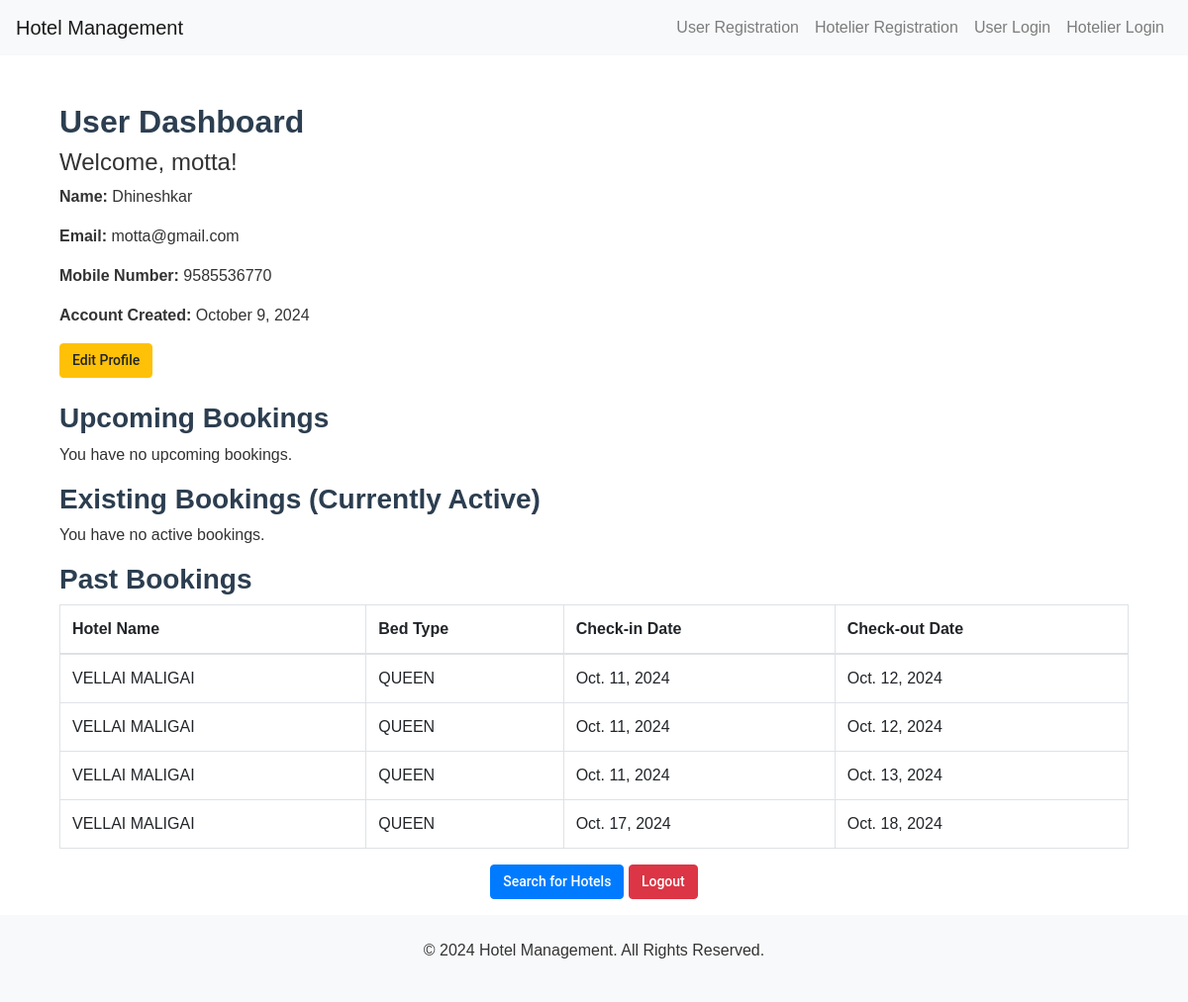
Screenshot of /user/dashboard/ (signed in) with the database file from the repository.
### hotel/models.py (models this page shows, shortened)
class CustomUser(AbstractUser):
    name=models.CharField(max_length=255)
    mobile_number = models.CharField(max_length=15)
    gmail_id = models.EmailField(max_length=254)
    is_hotelier = models.BooleanField(default=False)

class Booking(models.Model):
    user = models.ForeignKey(CustomUser, on_delete=models.CASCADE)
    room = models.ForeignKey(Room, on_delete=models.CASCADE)
    check_in = models.DateField()
    check_out = models.DateField()
    num_members = models.IntegerField(default=1)

class Room(models.Model):
    SINGLE = 'Single'
    DOUBLE = 'Double'
    KING = 'King'
    QUEEN = 'Queen'
    BED_TYPE_CHOICES = [
        (SINGLE, 'Single'),
        (DOUBLE, 'Double'),
        (KING, 'King'),
        (QUEEN, 'Queen'),
    ]
    hotel = models.ForeignKey(Hotel, on_delete=models.CASCADE,default=1)
    price = models.IntegerField()
    max_members = models.IntegerField()
    amenities = models.TextField()
    total_rooms = models.IntegerField(default=0)
    room_number = models.CharField(max_length=50,default='None')
    bed_type = models.CharField(max_length=50,choices=BED_TYPE_CHOICES, null=False, blank=False)
    image = models.ImageField(upload_to='rooms/')

class Hotel(models.Model):
    name = models.CharField(max_length=100)
    location = models.CharField(max_length=255)
    ratings = models.DecimalField(max_digits=3, decimal_places=1)
    hotel_facilities = models.TextField(null=True, blank=True)
    image = models.ImageField(upload_to='hotels/')
    hotelier = models.ForeignKey(CustomUser, on_delete=models.CASCADE,default=1)

### hotel/views.py (the view)
# urls.py: path('user/dashboard/', views.user_dashboard, name='user_dashboard'),
def user_dashboard(request):
    bookings = Booking.objects.filter(user=request.user)
    current_date = timezone.now().date()
    existing_bookings = bookings.filter(check_in__lte=current_date, check_out__gte=current_date)
    upcoming_bookings = bookings.filter(check_in__gte=current_date)
    past_bookings = bookings.filter(check_out__lt=current_date)
    return render(request, 'user_dashboard.html', {
       'upcoming_bookings': upcoming_bookings,
        'existing_bookings': existing_bookings,
        'past_bookings': past_bookings,
        'bookings_exist': bookings.exists()
    })

### Template/user_dashboard.html (shortened to what this page needs)
{% extends 'base.html' %}
{% block content %}
<div class="container">
    <h2>User Dashboard</h2>
    <div class="mb-4">
        <h4>Welcome, {{ user.username }}!</h4>
        <p><strong>Name:</strong> {{ user.name }}</p>
        <p><strong>Email:</strong> {{ user.gmail_id }}</p>
        <p><strong>Mobile Number:</strong> {{ user.mobile_number }}</p>
        <p><strong>Account Created:</strong> {{ user.date_joined|date:"F j, Y" }}</p>
        <p><a href="{% url 'hotel:edit_profile_user' %}" class="btn btn-warning">Edit Profile</a></p>
    </div>
    <h3>Upcoming Bookings</h3>
    {% if upcoming_bookings %}
        <table class="table table-bordered">
            <thead>
                <tr>
                    <th>Hotel Name</th>
                    <th>Bed Type</th>
                    <th>Check-in Date</th>
                    <th>Check-out Date</th>
                    <th>Action</th>
                </tr>
            </thead>
            <tbody>
                {% for booking in upcoming_bookings %}
                <tr>
                    <td>{{ booking.room.hotel.name }}</td>
                    <td>{{ booking.room.bed_type }}</td>
                    <td>{{ booking.check_in }}</td>
                    <td>{{ booking.check_out }}</td>
                    <td>
                        <a href="{% url 'hotel:cancel_booking' booking.id %}" class="btn btn-danger">Cancel Booking</a>
                    </td>
                </tr>
                {% endfor %}
            </tbody>
        </table>
    {% else %}
        <p>You have no upcoming bookings.</p>
    {% endif %}
    <h3>Existing Bookings (Currently Active)</h3>
    {% if existing_bookings %}
        <table class="table table-bordered">
            <thead>
                <tr>
                    <th>Hotel Name</th>
                    <th>Bed Type</th>
                    <th>Check-in Date</th>
                    <th>Check-out Date</th>
                    <th>Action</th>
                </tr>
            </thead>
            <tbody>
                {% for booking in existing_bookings %}
                <tr>
                    <td>{{ booking.room.hotel.name }}</td>
                    <td>{{ booking.room.bed_type }}</td>
                    <td>{{ booking.check_in }}</td>
                    <td>{{ booking.check_out }}</td>
                    <td>
                        <a href="{% url 'hotel:extend_booking' booking.id %}" class="btn btn-info">Extend Booking</a>
                    </td>
                </tr>
                {% endfor %}
            </tbody>
        </table>
    {% else %}
        <p>You have no active bookings.</p>
    {% endif %}
    <h3>Past Bookings</h3>
    {% if past_bookings %}
        <table class="table table-bordered">
            <thead>
                <tr>
                    <th>Hotel Name</th>
                    <th>Bed Type</th>
                    <th>Check-in Date</th>
                    <th>Check-out Date</th>
                </tr>
            </thead>
            <tbody>
                {% for booking in past_bookings %}
                <tr>
                    <td>{{ booking.room.hotel.name }}</td>
                    <td>{{ booking.room.bed_type }}</td>
                    <td>{{ booking.check_in }}</td>
                    <td>{{ booking.check_out }}</td>
                </tr>
                {% endfor %}
            </tbody>
        </table>
    {% else %}
        <p>You have no past bookings.</p>
    {% endif %}
    <p class="text-center mt-3">
        <a href="{% url 'hotel:search_hotels' %}" class="btn btn-primary">Search for Hotels</a>
        <a href="{% url 'hotel:user_logout' %}" class="btn btn-danger">Logout</a>
    </p>
</div>
{% endblock %}

### static/css/styles.css (style rules this page uses)
body { background-color: white; font-family: 'Poppins', sans-serif; font-size: 16px; color: #333; }
h2, h3 { font-family: 'Montserrat', sans-serif; font-weight: 700; color: #2c3e50; }
a.btn { font-family: 'Roboto', sans-serif; font-weight: 500; }
.btn { font-family: 'Roboto', sans-serif; font-size: 14px; font-weight: 500; }

### rows the page displays
CustomUser: username "motta", name "Dhineshkar", gmail_id "motta@gmail.com", mobile_number "9585536770", date_joined "October 9, 2024"
Booking: room.hotel.name "VELLAI MALIGAI", room.bed_type "QUEEN", check_in "Oct. 11, 2024", check_out "Oct. 12, 2024"
Booking: room.hotel.name "VELLAI MALIGAI", room.bed_type "QUEEN", check_in "Oct. 11, 2024", check_out "Oct. 12, 2024"
Booking: room.hotel.name "VELLAI MALIGAI", room.bed_type "QUEEN", check_in "Oct. 11, 2024", check_out "Oct. 13, 2024"
Booking: room.hotel.name "VELLAI MALIGAI", room.bed_type "QUEEN", check_in "Oct. 17, 2024", check_out "Oct. 18, 2024"
